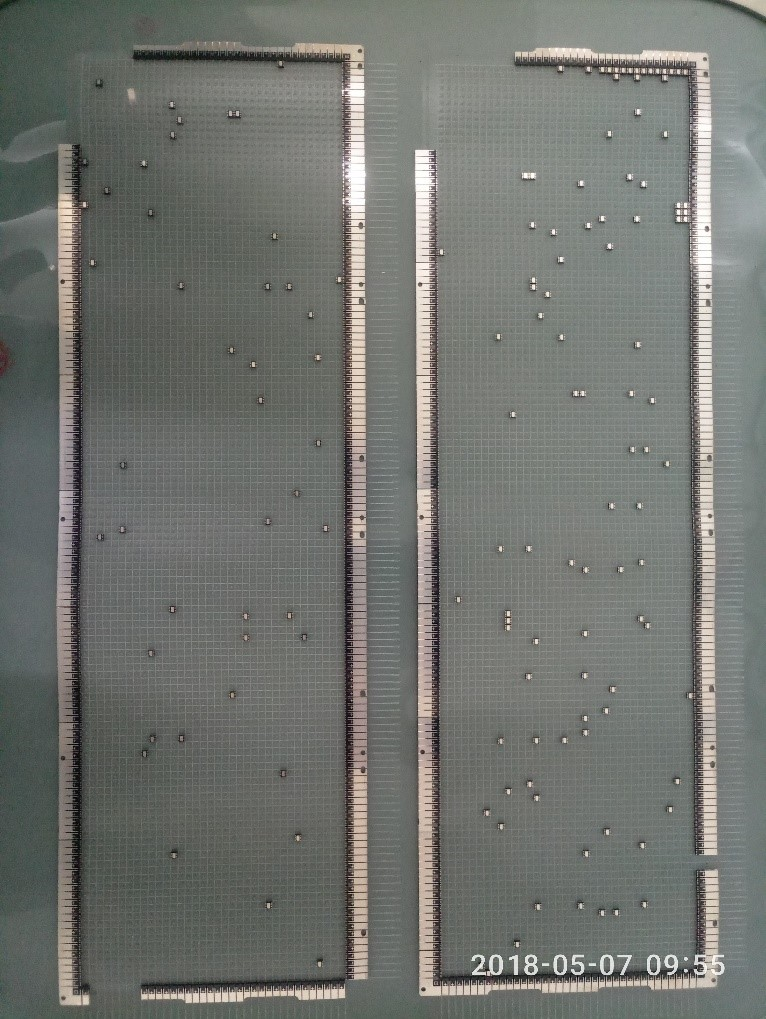
%> input picture 芯片载板图片2.jpg, 766 x 1019 px
$ octave main2.m   (GNU Octave 9; MATLAB toolbox functions it lacks are replaced by stand-ins)
%> lines starting %> are read from the running program, lines starting %| are printed output that depends on the picture; in (x1, y1, x2, y2) boxes, pixels count from 0 and x2, y2 are one past the last pixel; in counts of white or black regions, pixels touching at a corner belong together; the program's own positions count from 1
### pt.m
%输入:源图 左上右上左下右下坐标
%输出变换后的图像
 function Imgout = pt(imgIn,LT,RT,LB,RB)
    outWidth=round(sqrt((LT(1)-RT(1))^2+(LT(2)-RT(2))^2));     %从原四边形获得新矩形宽
    outHeight=round(sqrt((LT(1)-LB(1))^2+(LT(2)-LB(2))^2));     %从原四边形获得新矩形高
    [H,W,D] = size(imgIn);
    %为了中心投影变换，需要将4个点转化为三个向量
    v1 = LB - LT;
    v2 = RT - LT;
    v3 = RB - LT;
    %把v3表示成v1和v2的线性组合，以使三个向量共面
    A = [v1', v2'];
    B = v3';
    S = A\B;
    a0 = S(1);
    a1 = S(2);

    %输出矩形
    Imgout = uint8(zeros(outHeight,outWidth,D));

    %利用循环操作来对每个像素点赋值
    for heightLoop = 1:outHeight
        for widthLoop = 1:outWidth
            x0 = heightLoop/outHeight;
            x1 = widthLoop/outWidth;
            deno = a0+a1-1+(1-a1)*x0+(1-a0)*x1;     %分母
            y0 = a0*x0/deno;
            y1 = a1*x1/deno;

            %根据得到的参数找到对应的源图像中的坐标位置，并赋值
            co = y0*v1 + y1*v2 + LT;
            hC = round(co(1));
            wC = round(co(2));
                if (hC > H || hC <= 0 || wC >W || wC <=0 )
                    disp(['超出范围' num2str(hC) num2str(wC)]);
                    pause();
                    return;
                end
            for dimentionLoop = 1:D
                %使用最近邻域插值，使用高级插值方法效果会更好
                Imgout(heightLoop,widthLoop,dimentionLoop) = imgIn(hC,wC,dimentionLoop);
            end
        end
    end

    [m,n] = size(Imgout);
    last_col = Imgout(:,end);
    last_row = Imgout(end,:);
    for i = 1:m
        if(last_col(i)==0)
            Imgout(i,end) = Imgout(i,end-1);
        end
    end
    for i = 1:n
        if(last_row(i)==0)
            Imgout(end,i) = Imgout(end-1,i);
        end
    end

   Imgout = Imgout(:,2:end-1);

  % figure; imshow(Imgback); title('投影变换的结果');
 end

### scan.m
%输入:img_deal(需处理的图片),dis:扫描个数,th:区分阈值
%输出:d:检测到的点坐标,count:检测点个数,img_res:识别结果展示图
function [d,count,img_res] = scan(img_deal,dis,th)
[m,n] = size(img_deal);%638*178
count = 0;
d = zeros(1000,2);
%dis = 9;
%th = 50;
for i = 1:round(m/dis)
    for j = 1:round(n/dis)
        if(i<round(m/dis) & j<round(n/dis))
        area = double(img_deal((i-1)*dis+1:(i)*dis,(j-1)*dis+1:j*dis));
          if(sum(sum(area))<th)
            count = count + 1;
            d(count,1) = i;
            d(count,2) = j;
          end
        end
        if(i==round(m/dis) & j<round(n/dis))
                area = double(img_deal((i-1)*dis+1:end,(j-1)*dis+1:j*dis));
                if(sum(sum(area))<(numel(area).*th/(dis.*dis)))
                    count = count + 1;
                    d(count,1) = i;
                    d(count,2) = j;
                end
        end

         if(i<round(m/dis) & j==round(n/dis))
                area = double(img_deal((i-1)*dis+1:i*dis,(j-1)*dis+1:end));
                if(sum(sum(area))<(numel(area).*th/(dis*dis)))
                    count = count + 1;
                    d(count,1) = i;
                    d(count,2) = j;
                end
         end

         if(i==round(m/dis) & (j==round(m/dis)))
             area = double(img_deal((i-1)*dis+1:end,(j-1)*dis+1:end));
             if(sum(sum(area))<(numel(area).*th/(dis*dis)))
                   count = count + 1;
                    d(count,1) = i;
                    d(count,2) = j;
             end
         end

    end
end

d = d(1:count,:);
%d(:,1) = 92-d(:,1);

img_res = ones(round(m/dis)*dis,round(n/dis)*dis);
for i = 1:count
    a = d(i,1);
    b = d(i,2);
    img_res((a-1)*dis+1:a*dis,(b-1)*dis+1:b*dis) = 0;
end
%figure(42);
%imshow(img_res);
end

### main2.m
%对第二张图片的识别处理
clear;%清除无关变量
clc;%清空命令行
close all
%set(0,'defaultfigurecolor','w')%使面板颜色为白色

img = imread('芯片载板图片2.jpg');%读取图片
%> img is the input picture: size 1019x766x3 uint8; mean R, G, B 113.7, 116.4, 111.8
img_gray = rgb2gray(img);%将图片转为灰度图
[m,n] = size(img_gray);%获取图片的长和宽
%> m = 1019; n = 766

img_l = img_gray(:,1:round(n/2));%左边部分
img_r = img_gray(:,ceil(n/2):end);%右边部分

figure(1);
imshow(img);
title('原始的芯片载板图片2');

figure(2);
imshow(img_gray);
title('芯片载板图片2灰度图');

figure(3);
subplot(121);
imshow(img_l);
title('左边部分');
subplot(122);
imshow(img_r);
title('右边部分');

[lx,ly] = size(img_l);
%> lx = 1019; ly = 383
img_c = zeros(floor(lx/2),floor(ly/2));
xx = zeros(2,2);%进行重采样
for i = 1:floor(lx/2)
    for j = 1:floor(ly/2)
        xx = img_l((((i-1)*2+1):(((i-1)*2+2))),((j-1)*2+1):((j-1)*2+2));
        img_c(i,j) = max(max(xx));
    end
end
img_c = uint8(img_c);%转为uint8类型
%> img_c: size 509x191 uint8

figure(4);
imshow(img_c);
title('重采样后的结果');

%[gs,ts] = edge(img_c,'sobel',[],'both');%使用sobel算子

U = double(img_c);
[H,W] = size(U);
%> H = 509; W = 191
sn = U;
%tt = zeros(H,W);
for i = 2:H-1
    for j = 2:W-1
        %sobel算子
        Gx=(U(i+1,j-1)+2*U(i+1,j)+U(i+1,j+1))-(U(i-1,j-1)+2*U(i-1,j)+U(i-1,j+1));
        Gy=(U(i-1,j+1)+2*U(i,j+1)+U(i+1,j+1))-(U(i-1,j-1)+2*U(i,j-1)+U(i+1,j-1));
        sn(i,j) = sqrt((Gx.^2+Gy.^2));
    end
end

sn = uint8(sn);
%> sn: size 509x191 uint8
so = im2bw(sn,graythresh(sn));%OTSU方法
%> so: size 509x191 logical; 9.3% white; 222 white regions (207 under 20 px), largest, box (x1, y1, x2, y2) and area: (66, 20, 185, 503) 4787, (24, 71, 46, 504) 2915, (173, 0, 191, 157) 174
figure(5);
imshow(so);%阈值为0.4745*255=120
title('最大类间方差法得到的二值图');

so2 = so;
dd = 3;
xx = zeros(dd,dd);
for i = 1:floor(H/dd)
    for j = 1:floor(W/dd)
        xx = so2(((i-1)*dd+1):(i*dd),((j-1)*dd+1):(j*dd));
        %去除白色像素点
        if(sum(sum(xx))<3)
            so2(((i-1)*dd+1):(i*dd),((j-1)*dd+1):(j*dd)) = 0;
        end
    end
end
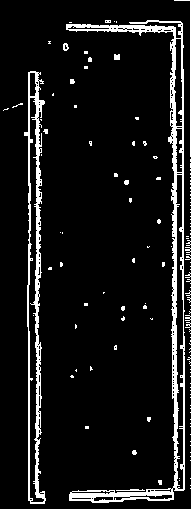
%> so2: size 509x191 logical; 8.8% white; 135 white regions (124 under 20 px), largest, box (x1, y1, x2, y2) and area: (66, 20, 185, 503) 4663, (24, 71, 46, 504) 2798, (174, 0, 191, 157) 173

figure(8);
imshow(so2);
title('最大类间方差法(去除白色像素点)得到的二值图');


%筛选直线
%----------------------------------------------------------------------------------------------

%筛选上面的直线
l1 = zeros(200,2);
cnt = 0;%筛选边缘直线点
for i = 3:round(0.07*H)
    for j = 1:W
        if(so2(i,j)==1 & so2(i+1:i+6,j)==0)%如果该点像素为1且下面几行为0则认为该点为边缘点
            cnt = cnt + 1;
            l1(cnt,1) = i;
            l1(cnt,2) = j;
        end
    end
end
%> after the loop, cnt = 109; l1 = 200 rows, first 12: [23 177; 23 178; 30 67; 30 68; 30 69; 31 70; 31 71; 31 72; 31 73; 31 74; 31 75; 31 76]
l1 = l1(1:cnt,:);
%> l1 = 109 rows, first 12: [23 177; 23 178; 30 67; 30 68; 30 69; 31 70; 31 71; 31 72; 31 73; 31 74; 31 75; 31 76]
l1_s = mean(l1,1);
%> l1_s = [31.58 121.1]
l1_n = zeros(cnt,2);
cnt = 0;
for i = 1:length(l1)
    if(abs(l1(i,1)-l1_s(1))<3)
        cnt = cnt + 1;
        l1_n(cnt,:) = l1(i,:);
    end
end
%> this loop made 109 passes
%> after the loop, cnt = 105; l1_n = 109 rows, first 12: [30 67; 30 68; 30 69; 31 70; 31 71; 31 72; 31 73; 31 74; 31 75; 31 76; 31 78; 31 79]
l1_n = l1_n(1:cnt,:);%边缘点
%> l1_n = 105 rows, first 12: [30 67; 30 68; 30 69; 31 70; 31 71; 31 72; 31 73; 31 74; 31 75; 31 76; 31 78; 31 79]

lc = so2.*0;
%> lc: size 509x191 double; every value is 0
for i = 1:cnt
    lc(l1_n(i,1),l1_n(i,2)) = 1;
end
%> this loop made 105 passes
%> lc: size 509x191 double; values 0 (black) and 1 (white), 0.11% white in thin lines or dots, all inside (x1, y1, x2, y2) = (66, 29, 173, 33)

l1_n(:,1) = H - l1_n(:,1);
l1_a = polyfit(l1_n(:,2),l1_n(:,1),1);%线性拟合
%> l1_a = [-0.0166 479.3]


%筛选右边的直线
l2 = zeros(200,2);
cnt = 0;%筛选边缘直线点
for j = round(0.8*W):0.95*W
    for i = 3:H
        if(so2(i,j)==1 & so2(i,j-6:j-1)==0)%如果该点像素为1且下面几行为0则认为该点为边缘点
            cnt = cnt + 1;
            l2(cnt,1) = i;
            l2(cnt,2) = j;
        end
    end
end
%> after the loop, cnt = 489; l2 = 489 rows, first 12: [157 154; 158 154; 33 155; 159 155; 497 156; 179 157; 180 157; 178 158; 221 158; 222 158; 223 158; 220 159]
l2 = l2(1:cnt,:);
%l2_n = l2;
l2_s = mean(l2,1);
%> l2_s = [262.3 172.6]
l2_n = zeros(cnt,2);
cnt = 0;
for i = 1:length(l2)
    if(abs(l2(i,2)-l2_s(2))<4)
        cnt = cnt + 1;
        l2_n(cnt,:) = l2(i,:);
    end
end
%> after the loop, cnt = 460; l2_n = 489 rows, first 12: [138 169; 139 169; 140 169; 141 169; 142 169; 489 169; 43 171; 44 171; 45 171; 46 171; 47 171; 48 171]
l2_n = l2_n(1:cnt,:);%边缘点
%> l2_n = 460 rows, first 12: [138 169; 139 169; 140 169; 141 169; 142 169; 489 169; 43 171; 44 171; 45 171; 46 171; 47 171; 48 171]

lc2 = so2.*0;
for i = 1:cnt
    lc2(l2_n(i,1),l2_n(i,2)) = 1;
end
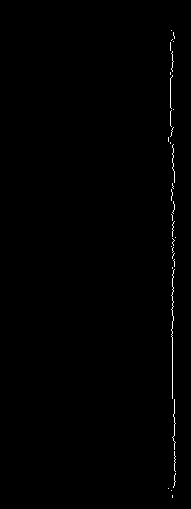
%> lc2: size 509x191 double; values 0 (black) and 1 (white), 0.47% white in thin lines or dots, all inside (x1, y1, x2, y2) = (168, 30, 176, 498)

l2_n(:,1) = H - l2_n(:,1);
l2_a = polyfit(l2_n(:,2),l2_n(:,1),1);%线性拟合
%> l2_a = [-53.56 9528.1]

%筛选下边的直线
l3 = zeros(200,2);
cnt = 0;%筛选边缘直线点
for i = round(0.95.*H):H-5
    for j = 1:W
        if(so2(i,j)==1 & so2(i-5:i-1,j)==0)%如果该点像素为1且下面几行为0则认为该点为边缘点
            cnt = cnt + 1;
            l3(cnt,1) = i;
            l3(cnt,2) = j;
        end
    end
end
%> after the loop, cnt = 120; l3 = 200 rows, first 12: [486 179; 486 191; 487 174; 489 169; 489 170; 489 171; 489 173; 490 131; 490 132; 490 133; 490 134; 490 135]
l3 = l3(1:cnt,:);
%> l3 = 120 rows, first 12: [486 179; 486 191; 487 174; 489 169; 489 170; 489 171; 489 173; 490 131; 490 132; 490 133; 490 134; 490 135]
l3_s = mean(l3,1);
%> l3_s = [491.4 114.5]
l3_n = zeros(cnt,2);
cnt = 0;
for i = 1:length(l3)
    if(abs(l3(i,1)-l3_s(1))<3)
        cnt = cnt + 1;
        l3_n(cnt,:) = l3(i,:);
    end
end
%> this loop made 120 passes
%> after the loop, cnt = 109; l3_n = 120 rows, first 12: [489 169; 489 170; 489 171; 489 173; 490 131; 490 132; 490 133; 490 134; 490 135; 490 136; 490 137; 490 138]
l3_n = l3_n(1:cnt,:);%边缘点
%> l3_n = 109 rows, first 12: [489 169; 489 170; 489 171; 489 173; 490 131; 490 132; 490 133; 490 134; 490 135; 490 136; 490 137; 490 138]

lc3 = so2.*0;
for i = 1:cnt
    lc3(l3_n(i,1),l3_n(i,2)) = 1;
end
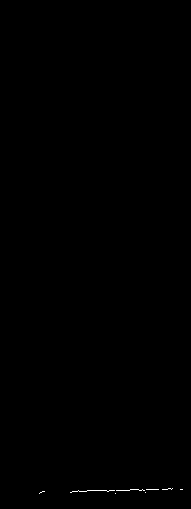
%> lc3: size 509x191 double; values 0 (black) and 1 (white), 0.11% white in thin lines or dots, all inside (x1, y1, x2, y2) = (39, 488, 183, 494)

l3_n(:,1) = H - l3_n(:,1);
l3_a = polyfit(l3_n(:,2),l3_n(:,1),1);%线性拟合
%> l3_a = [0.0227 15.37]

%筛选左边的直线
l4 = zeros(200,2);
cnt = 0;%筛选边缘直线点
for j = round(0.18*W):0.23*W
    for i = 3:H
        if(so2(i,j)==1 & so2(i,j+1:j+6)==0)%如果该点像素为1且下面几行为0则认为该点为边缘点
            cnt = cnt + 1;
            l4(cnt,1) = i;
            l4(cnt,2) = j;
        end
    end
end
%> after the loop, cnt = 409; l4 = 409 rows, first 12: [72 36; 329 37; 77 38; 79 38; 92 38; 188 38; 205 38; 280 38; 291 38; 302 38; 303 38; 307 38]
l4 = l4(1:cnt,:);
%l2_n = l2;
l4_s = mean(l4,1);
%> l4_s = [286.1 40.19]
l4_n = zeros(cnt,2);
cnt = 0;
for i = 1:length(l4)
    if(abs(l4(i,2)-l4_s(2))<3)
        cnt = cnt + 1;
        l4_n(cnt,:) = l4(i,:);
    end
end
%> after the loop, cnt = 407; l4_n = 409 rows, first 12: [77 38; 79 38; 92 38; 188 38; 205 38; 280 38; 291 38; 302 38; 303 38; 307 38; 313 38; 314 38]
l4_n = l4_n(1:cnt,:);%边缘点
%> l4_n = 407 rows, first 12: [77 38; 79 38; 92 38; 188 38; 205 38; 280 38; 291 38; 302 38; 303 38; 307 38; 313 38; 314 38]

lc4 = so2.*0;
for i = 1:cnt
    lc4(l4_n(i,1),l4_n(i,2)) = 1;
end
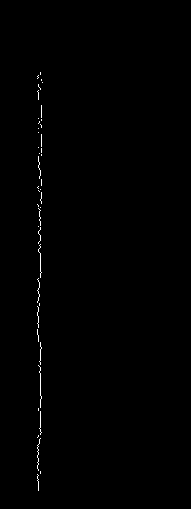
%> lc4: size 509x191 double; values 0 (black) and 1 (white), 0.42% white in thin lines or dots, all inside (x1, y1, x2, y2) = (37, 72, 43, 491)

l4_n(:,1) = H - l4_n(:,1);
%l4_a = polyfit(l4_n(:,2),l4_n(:,1),1);
l4_a = [0,round(l4_s(2))];
%> l4_a = [0 40]

%绘制筛选出的四条直线
figure(9);
%subplot(221);
imshow(lc);
title('筛选出的上边直线点');
%subplot(222);
figure(10);
imshow(lc2);
title('筛选出的右边直线点');
%subplot(223);
figure(11);
imshow(lc3);
title('筛选出的下边直线点');
%subplot(224);
figure(12);
imshow(lc4);
title('筛选出的左边直线点');

figure(13);
plot(l1_n(:,2),l1_n(:,1),'*');
t = 30:170;
y = l1_a(1).*t + l1_a(2);
%> y = 141 values, max 478.8 at index 1, min 476.5 at index 141, mean 477.7
hold on;
plot(t,y);

plot(l2_n(:,2),l2_n(:,1),'*');
t = 30:170;
y2 = l2_a(1).*t + l2_a(2);
%> y2 = 141 values, max 7921.2 at index 1, min 422.8 at index 141, mean 4172
hold on;
plot(t,y2);

plot(l3_n(:,2),l3_n(:,1),'*');
t = 30:180;
y3 = l3_a(1).*t + l3_a(2);
%> y3 = 151 values from 16.05 to 19.46
hold on;
plot(t,y3);

plot(l4_n(:,2),l4_n(:,1),'*');
t = ones(1,500).*l4_a(2);
y4 = 1:500;
hold on;
plot(t,y4);
axis([0 200 0 500]);
title('拟合出的四条边缘直线');
%> figure, not shown here; curve peaks at x = 30, y = 478.8; curve peaks at x = 30, y = 7921.2, above the top of the axes; curve peaks at x = 180, y = 19.46
%-------------------------------------------------------------------------------------

%利用上面的筛选直线代码可以求出四个交点坐标近似为顶点坐标
lh = [32,39];%左上顶点
ll = [493,40];%左下顶点
rh = [33,172];%右上顶点
rl = [488,173];%右下顶点

img_rec = pt(img_c,lh,rh,ll,rl);%进行透视变换
%> after the loop in pt, `for heightLoop = 1:outHeight`:
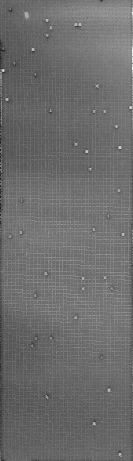
%> Imgout: size 461x133 uint8; min 27, max 253, mean 108.6
%> in pt, `last_col = Imgout(:,end);`: last_col = 461 values, max 253 at index 70, min 60 at index 266, mean 117.4
%> in pt, `last_row = Imgout(end,:);`: last_row = 133 values, max 110 at index 1, min 44 at index 4, mean 92.22
figure(14);
imshow(img_rec);
title('透视变换后的图片');

U2 = double(img_rec);
[H2,W2] = size(U2);
%> H2 = 461; W2 = 131
sn2 = U2;
%s2 = sn2;
%sn_t2 = 120;
for i = 2:H2-1
    for j = 2:W2-1
        %使用sobel算子
        Gx=(U2(i+1,j-1)+2*U2(i+1,j)+U2(i+1,j+1))-(U2(i-1,j-1)+2*U2(i-1,j)+U2(i-1,j+1));
        Gy=(U2(i-1,j+1)+2*U2(i,j+1)+U2(i+1,j+1))-(U2(i-1,j-1)+2*U2(i,j-1)+U2(i+1,j-1));
        sn2(i,j) = sqrt((Gx.^2+Gy.^2));
% [6 lines of commented-out code are left out]
    end
end


s2_o = im2bw(uint8(sn2),120./255);%二值化处理
%> s2_o: size 461x131 logical; 1.6% white in thin lines or dots
dd = 3;
xx = zeros(dd,dd);
for i = 1:floor(H2/dd)
    for j = 1:floor(W2/dd)
        xx = s2_o(((i-1)*dd+1):(i*dd),((j-1)*dd+1):(j*dd));
        %去除白色像素点
        if(sum(sum(xx))<3)
            s2_o(((i-1)*dd+1):(i*dd),((j-1)*dd+1):(j*dd)) = 0;
        end
    end
end
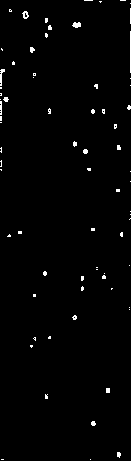
%> s2_o: size 461x131 logical; 1.3% white in thin lines or dots

s2_o = ~s2_o(:,2:end-1);
%> s2_o: size 461x129 logical; 98.9% white; black in thin lines or dots
dis = 4;%4*4的模板
th = 11;%阈值
[d,count,img_res] = scan(s2_o,dis,th);%直接进行识别
%> after the loop in scan, `for i = 1:round(m/dis)`: area = [1 1 1 1; 1 1 1 1; 1 1 1 1; 1 1 1 1; 1 1 1 1]; count = 48; d = 1000 rows, first 12: [3 3; 4 6; 4 7; 5 7; 5 12; 6 12; 6 19; 6 20; 7 13; 7 19; 7 20; 8 13]
%> in scan, `d = d(1:count,:);`: d = 48 rows, first 12: [3 3; 4 6; 4 7; 5 7; 5 12; 6 12; 6 19; 6 20; 7 13; 7 19; 7 20; 8 13]
%> the loop in scan, `for i = 1:count` made 48 passes
%> (a, b) on passes 1 to 12: (3, 3), (4, 6), (4, 7), (5, 7), (5, 12), (6, 12), (6, 19), (6, 20), (7, 13), (7, 19), (7, 20), (8, 13)
%> after the loop in scan, `for i = 1:count`: img_res: size 460x128 double; values 0 (black) and 1 (white), 98.7% white; 34 black regions (26 under 20 px), largest, box (x1, y1, x2, y2) and area: (44, 16, 52, 36) 80, (72, 20, 80, 28) 64, (20, 12, 28, 20) 48
%> count = 48

figure(15);
imshow(s2_o);
title('OTSU法(去掉白色像素点)');
figure(16);
imshow(img_res);
title('直接识别出的芯片结果');

%对图像进行形态学运算,再进行识别
se2 = strel('disk', 2);%圆形结构元素
Ie = imopen(s2_o,se2);%开运算
%> Ie: size 461x129 logical; 98.8% white; 59 black regions (51 under 20 px), largest, box (x1, y1, x2, y2) and area: (0, 93, 8, 115) 47, (71, 22, 80, 28) 40, (21, 11, 28, 19) 39
figure(17);
imshow(Ie);
title('不完整边界芯片载板最终处理结果');

dis2 = 5;%4*4的模板
th2 = 20;%阈值
[d2,count2,img_res2] = scan(s2_o,dis2,th2);%进行识别
%> call 2 of scan, with dis = 5, th = 20
%> after the loop in scan (call 2), `for i = 1:round(m/dis)`: area = [1 1 1 1 1; 1 1 1 1 1; 1 1 1 1 1; 1 1 1 1 1; 1 1 1 1 1; 1 1 1 1 1]; count = 46; d = 1000 rows, first 12: [3 5; 3 6; 4 5; 4 6; 5 15; 5 16; 6 10; 6 15; 6 16; 10 7; 11 7; 13 3]
%> in scan (call 2), `d = d(1:count,:);`: d = 46 rows, first 12: [3 5; 3 6; 4 5; 4 6; 5 15; 5 16; 6 10; 6 15; 6 16; 10 7; 11 7; 13 3]
%> the loop in scan (call 2), `for i = 1:count` made 46 passes
%> (a, b) on passes 1 to 12: (3, 5), (3, 6), (4, 5), (4, 6), (5, 15), (5, 16), (6, 10), (6, 15), (6, 16), (10, 7), (11, 7), (13, 3)
%> after the loop in scan (call 2), `for i = 1:count`:
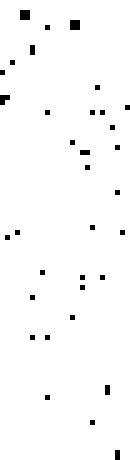
%> img_res: size 460x130 double; values 0 (black) and 1 (white), 98.1% white; 34 black regions, largest, box (x1, y1, x2, y2) and area: (20, 10, 30, 20) 100, (70, 20, 80, 30) 100, (0, 95, 10, 105) 75
%> d2 has the same summary as d in scan; count2 = 46
figure(18);
imshow(img_res2);
title('最终识别出的芯片结果');
